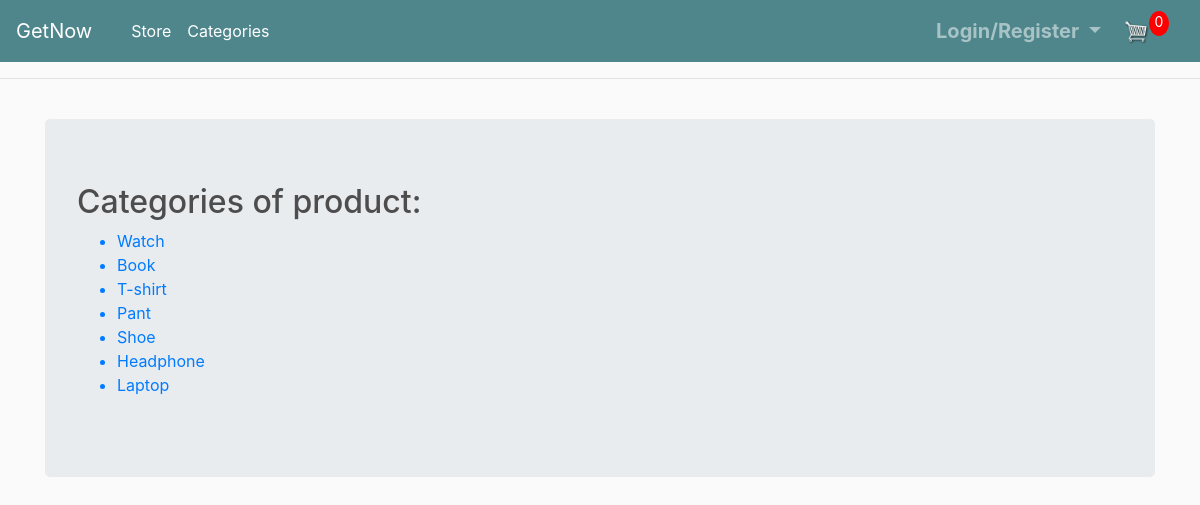
Page /categories/ on the committed database.
### store/models.py (models this page shows, shortened)
class Category(models.Model):
    name = models.CharField(max_length=200, null=True, unique=True)

### store/views.py (the view)
# urls.py: path('categories/', views.CategoryList.as_view(), name='category_list'),
class CategoryList(ListView):
    model = Category
    def get(self, request,  *args, **kwargs):
        data = cartData(request)
        cartItems = data['cartItems']
        category_list = Category.objects.all()
        print('CartItems', cartItems)
        return render(request, template_name = 'store/category_list.html',
                    context={'category_list':category_list , 'cartItems':cartItems})

### store/utils.py (called while the page is built, shortened)
def cookieCart(request):
    try:
        cart = json.loads(request.COOKIES['cart'])
    except :
        cart = {}
    print('cart', cart)
    items = []
    order = {
        'get_cart_items':0,
        'get_cart_total':0,
        'shipping':False
    }
    cartItems = order['get_cart_items']
    return {'cartItems':cartItems,'order':order, 'items':items}

def cartData(request):
    if request.user.is_authenticated:
        customer = request.user.customer
        order, created = Order.objects.get_or_create(customer=customer, complete=False)
        items = order.orderitem_set.all()
        cartItems = order.get_cart_items
    else:
        cookieData = cookieCart(request)
        cartItems = cookieData['cartItems']
        order = cookieData['order']
        items = cookieData['items']
    return {'cartItems':cartItems,'order':order, 'items':items}

### store/templates/store/category_list.html
{% extends 'store/main.html' %}
{% block content %}
<div class="container jumbotron">
  <h2>Categories of product:</h2>
  <ul>
    {% for category in category_list %}
      <a href="{% url 'category_detail' pk=category.pk %}">
        <li>{{category.name}}</li>
      </a>
    {% endfor %}
  </ul>
</div>
{% endblock %}

### static/css/main.css (style rules this page uses)
body { background-color: hsl(0, 0%, 98%); }
h1,h2,h3,h4,h5,h6 { color:hsl(0, 0%, 30%); }

### rows in the picture
Category: name "Watch"
Category: name "Book"
Category: name "T-shirt"
Category: name "Pant"
Category: name "Shoe"
Category: name "Headphone"
Category: name "Laptop"

### other values in the picture
{{ cartItems }} "0"
